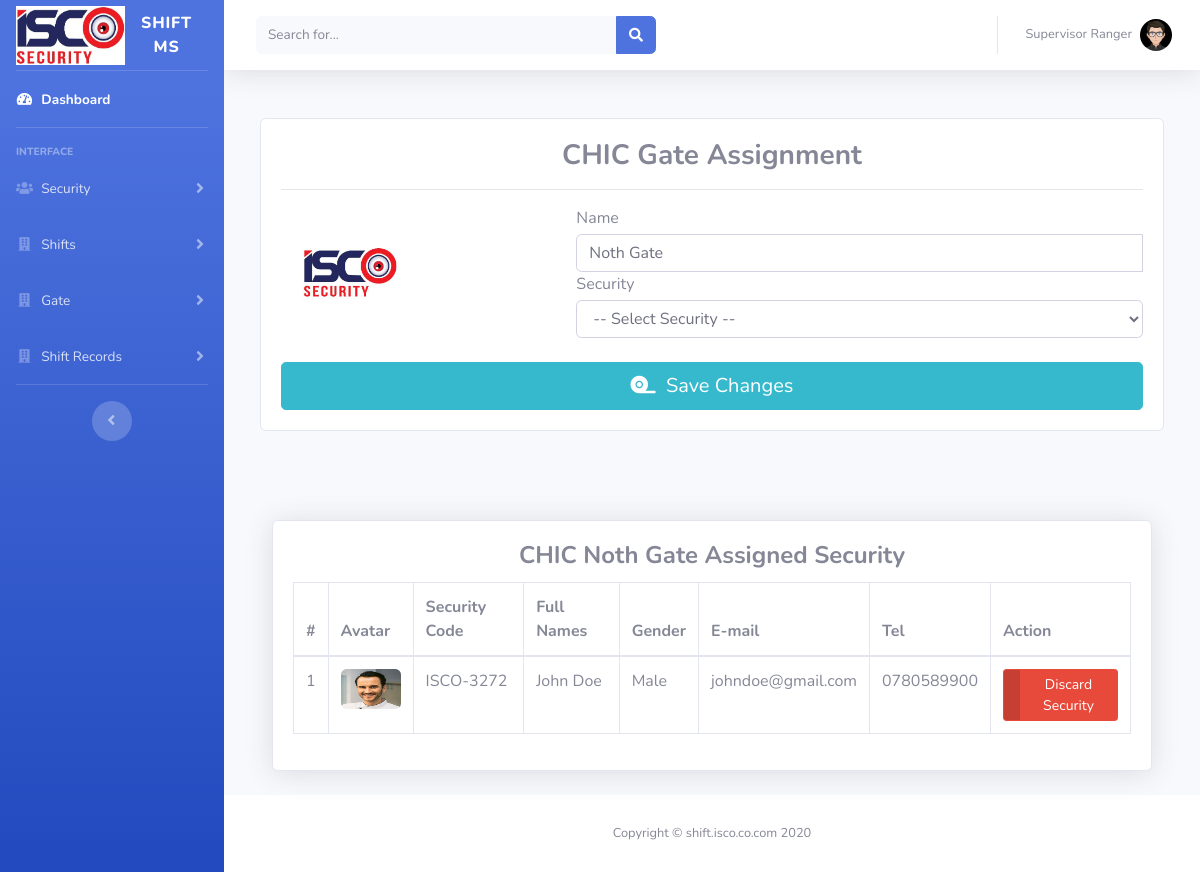
Page /supervisor/index.php?gate-assignment&gate_id=1 (signed in) on the committed database.
### tables this page shows
CREATE TABLE `supervisor` (
  `supervisor_id` int(11) NOT NULL,
  `username` longtext DEFAULT NULL,
  `password` longtext DEFAULT NULL,
  `supervisor_name` longtext DEFAULT NULL,
  `gender` longtext DEFAULT NULL,
  `u_type_id` int(100) DEFAULT NULL,
  `tel` longtext DEFAULT NULL,
  `mail` longtext DEFAULT NULL,
  `profile` varchar(255) DEFAULT NULL,
  `site_id` int(11) DEFAULT NULL
);

CREATE TABLE `site` (
  `site_id` int(11) NOT NULL,
  `site_name` longtext NOT NULL,
  `site_address` longtext NOT NULL,
  `site_email` longtext NOT NULL,
  `site_tel` longtext NOT NULL,
  `site_date` timestamp NOT NULL DEFAULT current_timestamp() ON UPDATE current_timestamp(),
  `supervisor_id` int(50) DEFAULT NULL
);

CREATE TABLE `gate` (
  `gate_id` int(11) NOT NULL,
  `gate_name` longtext NOT NULL,
  `site_id` int(50) NOT NULL,
  `created_date` datetime NOT NULL
);

CREATE TABLE `security` (
  `sec_id` int(11) NOT NULL,
  `sec_code` longtext DEFAULT NULL,
  `sec_names` longtext DEFAULT NULL,
  `sec_gender` mediumtext DEFAULT NULL,
  `sec_dob` date DEFAULT NULL,
  `sec_tel` longtext DEFAULT NULL,
  `sec_email` longtext DEFAULT NULL,
  `site_id` int(11) DEFAULT NULL,
  `shift_id` int(50) DEFAULT NULL,
  `gate_id` int(50) DEFAULT NULL,
  `profile` varchar(255) DEFAULT NULL,
  `reg_date` datetime NOT NULL
);

### supervisor/assign_gate.php (the view, shortened to what this page needs)
<?php
                $gate_id=$_GET['gate_id'];
                    $sql1="SELECT * FROM gate WHERE gate_id='$gate_id' ";
                    $result1=$conn->query($sql1);
                    while ($row1 = $result1->fetch_assoc()) {
                    $gate_id=$row1['gate_id'];
                    $gate_name=$row1['gate_name'];
                }
?>
                <div class="container-fluid">
                    <div class="row" id="loader_general_admin2">
                        <div class="col-lg-12">
                            <div class="table-responsive table-responsive-data">
                                <br>
                                <div class="col-lg-12">
                                    <div class="card">
                                    <div class="card-body">
                                        <div class="card-title">
                                            <h3 class="text-center title-2"><b><?php echo $site_name ?> Gate Assignment</b></h3>
                                        </div>
                                        <hr>
                                        <form action="#/" onsubmit="assign_gate_security();return false;"  method="post" novalidate="novalidate">
                                            <div class="row">
                                                <div class="col-lg-4">
                                                    <div class="form-group">
                                                        <img class="align-self-center  mr-3" src="../assets/img/tap.jpg"  width="50%" height="100%">
                                                        <br>
                                                    </div>
                                                </div>
                                                <div class="col-lg-8">
                                                    <label for="x_card_code" class="control-label mb-1"> Name </label>
                                                    <div class="input-group">
                                                        <label class="form-control cc-cvc"><?php echo $gate_name; ?></label>
                                                    </div>
                                                    <label for="x_card_code" class="control-label mb-1">Security</label>
                                                    <div class="input-group">
                                                        <select id="sec_id" name="sec_id" class="form-control cc-cvc">
                                                            <option value="0"> -- Select Security -- </option>
                                                        </select>
                                                    </div>
                                                        <br>
                                                </div>
                                            </div>
                                            <div>
                                                <button id="payment-button" type="submit" class="btn btn-lg btn-info btn-block">
                                                    <i class="fas fa-fw fa-tape"></i>&nbsp;
                                                    <span id="payment-button-amount">Save Changes</span>
                                                </button>
                                            </div>
                                        </form>
                                    </div>
                                </div>
                            </div>
                        </div>
                    </div>
                </div>
        <div class="container-fluid">
                <h1 class="h3 mb-2 text-gray-800">&nbsp;</h1>
                <p class="mb-4"> &nbsp; </p>
                <div class="card shadow mb-4">
                    <div class="card-body">
                        <div class="card-title">
                            <h4 class="text-center title-2"><b><?php echo $site_name ?> <?php echo $gate_name ?> Assigned Security </b></h4>
                        </div>
                      <div class="table-responsive">
                        <table class="table table-bordered" id="dataTable" width="100%" cellspacing="0">
                          <thead>
                            <tr>
                                <th>#</th>
                                <th>Avatar</th>
                                <th>Security Code</th>
                                <th>Full Names</th>
                                <th>Gender</th>
                                <th>E-mail</th>
                                <th>Tel</th>
                                <th>Action</th>
                            </tr>
                          </thead>
                          <?php
                            $sql1="SELECT * FROM security WHERE site_id='$site_id' AND gate_id='$gate_id' ORDER BY sec_id DESC";
                            $result1=$conn->query($sql1);
                            $no=0;
                            while ($row1 = $result1->fetch_assoc()) {
                            $gate_id=$row1['gate_id'];
                            $sec_profile=$row1['profile'];
                            $no+=1;
                            if (empty($sec_profile)) {
                                $fileName = "../master/user-avatar.jpg";
                            } else {
                                $fileName = "$sec_profile";
                            }
                        ?>
                        <tbody>
                            <tr>
                                <td><?php echo $no; ?></td>
                                <td>
                                    <img class="img-profile rounded" src="../security/security_profile/<?php echo $fileName ?>" alt="<?php echo $sec_profile ?>" style="width: 60px;height: 40px;">
                                </td>
                                <td><?php echo $row1['sec_code'];?></td>
                                <td><?php echo $row1['sec_names'];?></td>
                                <td><?php echo $row1['sec_gender'];?></td>
                                <td><?php echo $row1['sec_email'];?></td>
                                <td><?php echo $row1['sec_tel'];?></td>
                                <td>
                                    <a href="index.php?gate-assignment&gate_id=<?php echo $gate_id ?>&sec_id=<?php echo $row1['sec_id']; ?>" class="btn btn-danger btn-icon-split btn-sm" >
                                        <span class="icon text-white-50">
                                        </span>
                                            <span class="text">Discard Security</span>
                                    </a>
                                </td>
                            </tr>
                        </tbody>
                        <?php }  ?>
                        </table>
                      </div>
                    </div>
                </div>
        </div>

### supervisor/index.php (shortened to what this page needs)
<?php
include "../config/config.php";
if(isset($_SESSION['ISC0_SHIFT_MS_2020_SUPERVISOR']) == false){
    header("Location:../index.php");
}else{
?>
<!DOCTYPE html>
<html lang="en">
<head>
  <link href="../assets/vendor/fontawesome-free/css/all.min.css" rel="stylesheet" type="text/css">
  <link href="../assets/css/sb-admin-2.min.css" rel="stylesheet">
</head>
<body id="page-top">
  <?php
    $sql5="SELECT * from supervisor where username='$_SESSION[ISC0_SHIFT_MS_2020_SUPERVISOR]'";
    $result5=$conn->query($sql5);
    while ($row5 = $result5->fetch_assoc()) {
    $m_names=$row5['supervisor_name'];
    $m_profile=$row5['profile'];
    $site_id=$row5['site_id'];
    $sql_1=" SELECT * from site where site_id='$site_id' ";
    $result_1=$conn->query($sql_1);
    while ($row_1 = $result_1->fetch_assoc()) {
      $site_name=$row_1['site_name'];
    }
    if (empty($m_profile)) {
        $fileName = "user-avatar.jpg";
    } else {
        $fileName = "$m_profile";
    }
    }
  ?>
  <div id="wrapper">
    <ul class="navbar-nav bg-gradient-primary sidebar sidebar-dark accordion" id="accordionSidebar">
      <a class="sidebar-brand d-flex align-items-center justify-content-center" href="index.php">
        <div class="sidebar-brand-icon">
          <img src="../assets/img/logo.png" width="100%">
        </div>
        <div class="sidebar-brand-text mx-3">SHIFT MS</div>
      </a>
      <hr class="sidebar-divider my-0">
      <li class="nav-item active">
        <a class="nav-link" href="index.php">
          <i class="fas fa-fw fa-tachometer-alt"></i>
          <span>Dashboard</span></a>
      </li>
      <hr class="sidebar-divider">
      <div class="sidebar-heading">
        Interface
      </div>
      <li class="nav-item">
        <a class="nav-link collapsed" href="#" data-toggle="collapse" data-target="#collapseTwo" aria-expanded="true" aria-controls="collapseTwo">
          <i class="fas fa-fw fa-users"></i>
          <span>Security</span>
        </a>
      </li>
      <li class="nav-item">
        <a class="nav-link collapsed" href="#" data-toggle="collapse" data-target="#collapseUtilities_4" aria-expanded="true" aria-controls="collapseUtilities_4">
          <i class="fas fa-fw fa-building"></i>
          <span>Shifts</span>
        </a>
      </li>
      <li class="nav-item">
        <a class="nav-link collapsed" href="#" data-toggle="collapse" data-target="#collapseUtilities_5" aria-expanded="true" aria-controls="collapseUtilities_5">
          <i class="fas fa-fw fa-building"></i>
          <span>Gate</span>
        </a>
      </li>
      <li class="nav-item">
        <a class="nav-link collapsed" href="#" data-toggle="collapse" data-target="#collapseUtilities_1" aria-expanded="true" aria-controls="collapseUtilities_1">
          <i class="fas fa-fw fa-building"></i>
          <span>Shift Records</span>
        </a>
      </li>
      <hr class="sidebar-divider">
      <div class="text-center d-none d-md-inline">
        <button class="rounded-circle border-0" id="sidebarToggle"></button>
      </div>
    </ul>
    <div id="content-wrapper" class="d-flex flex-column">
      <div id="content">
        <nav class="navbar navbar-expand navbar-light bg-white topbar mb-4 static-top shadow">
          <form class="d-none d-sm-inline-block form-inline mr-auto ml-md-3 my-2 my-md-0 mw-100 navbar-search">
            <div class="input-group">
              <input type="text" class="form-control bg-light border-0 small" placeholder="Search for..." aria-label="Search" aria-describedby="basic-addon2">
              <div class="input-group-append">
                <button class="btn btn-primary" type="button">
                  <i class="fas fa-search fa-sm"></i>
                </button>
              </div>
            </div>
          </form>
          <ul class="navbar-nav ml-auto">
            <li class="nav-item dropdown no-arrow">
              <a class="nav-link dropdown-toggle" href="#" id="userDropdown" role="button" data-toggle="dropdown" aria-haspopup="true" aria-expanded="false">
                <span class="mr-2 d-none d-lg-inline text-gray-600 small"><?php echo $m_names ?></span>
                <img class="img-profile rounded-circle" src="supervisor_profile/<?php echo $fileName ?>" alt="<?php echo $m_names ?>">
              </a>
            </li>
          </ul>
        </nav>
  <?php
     if(isset($_GET['home']))
    {
      include("home.php");
    }
    elseif(isset($_GET['view-security']))
      {
        include("view_security.php");
      }
    elseif(isset($_GET['view-security-shifts-data']))
      {
        include("view_security_shift_data.php");
      }
    elseif(isset($_GET['assign-shift']))
      {
        include("assign_shift.php");
      }
    elseif(isset($_GET['shift-assignment']))
      {
        include("shift_assignment.php");
      }
    elseif(isset($_GET['update-shift-assignment']))
      {
        include("update_shift_assignment.php");
      }
    elseif(isset($_GET['view-shift-assigned']))
      {
        include("view_security_shifts.php");
      }
    elseif(isset($_GET['view-shift-records']))
      {
        include("all_site_shift_records.php");
      }
    elseif(isset($_GET['view-person-sec-records']))
      {
        include("view_personal_shift_records.php");
      }
    elseif(isset($_GET['add-gate']))
      {
        include("new_gate.php");
      }
    elseif(isset($_GET['view-gate']))
      {
        include("view_gate.php");
      }
    elseif(isset($_GET['gate-assignment']))
      {
        include("assign_gate.php");
      }
      elseif(isset($_GET['settings']))
      {
        include("settings.php");
      }
    elseif(isset($_GET['profile']))
      {
        include("profile.php");
      }
    elseif(isset($_GET[' ']))
      {
        include(" ");
      }
    else
    {
      include("home.php");
    }
  ?>
      </div>
      <footer class="sticky-footer bg-white">
        <div class="container my-auto">
          <div class="copyright text-center my-auto">
            <span>Copyright &copy; shift.isco.co.com 2020</span>
          </div>
        </div>
      </footer>
    </div>
  </div>
</body>
</html>
<?php
}
?>

### rows in the picture
supervisor: supervisor_name "Supervisor Ranger", profile (picture)
site: site_name "CHIC"
gate: gate_name "Noth Gate"
security: profile (picture), sec_code "ISCO-3272", sec_names "John Doe", sec_gender "Male", sec_email "johndoe@gmail.com", sec_tel "0780589900"
